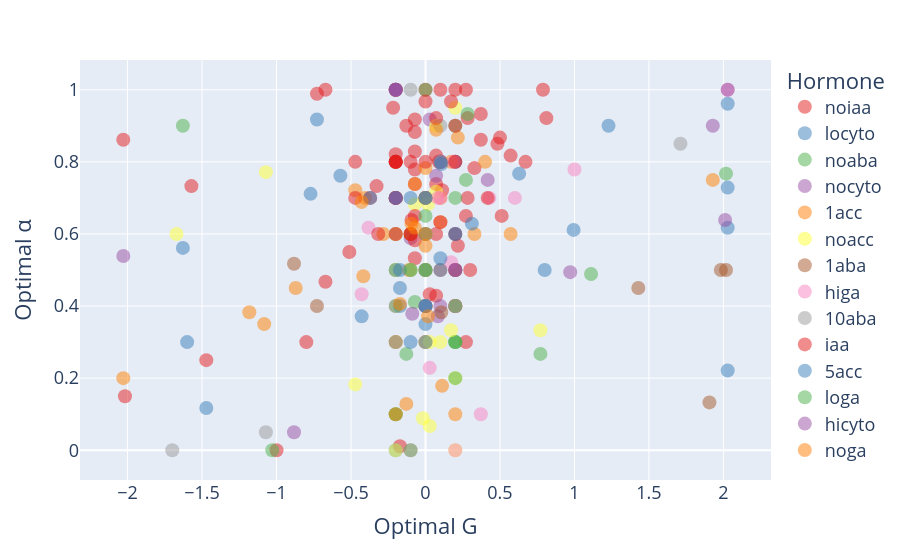

Notebook code cell kept with this figure:
### Code cell
fig = px.scatter(
    hormone_df,
    x="optimal G",
    y="optimal alpha",
    color=hormone_df["hormone"].astype(str),
    hover_name="arbor name",
    opacity=0.5,
    color_discrete_sequence=px.colors.qualitative.Set1,
)

fig.update_traces(marker=dict(size=14))
fig.update_layout(
    font=dict(size=18),
    legend_title_text="Hormone",
    xaxis_title="Optimal G",
    yaxis_title="Optimal α",
    showlegend=True
)

fig.show()
fig.write_html("docs/Optimal_G_alpha_hormone.html")

### Figure 1 — Plotly figure (JSON) as saved in the notebook; plotly's stock layout.template omitted (floating-point values rounded to 4 significant figures)
{"data": [{"hovertemplate": "<b>%{hovertext}</b><br><br>hormone=noiaa<br>optimal G=%{x}<br>optimal alpha=%{y}<extra></extra>", "hovertext": ["248_9_S_noiaa_day9", "058_9_C_noiaa_day9", "248_2_S_noiaa_day9", "058_4_S_noiaa_day9", "248_10_C_noiaa_day9", "1511_2_S_noiaa_day9", "058_2_C_noiaa_day9", "058_8_C_noiaa_day9", "1511_8_S_noiaa_day9", "1511_3_S_noiaa_day9", "058_5_S_noiaa_day9", "248_3_S_noiaa_day9", "1511_1_C_noiaa_day9", "058_1_S_noiaa_day9", "058_10_C_noiaa_day9", "248_1_C_noiaa_day9", "1511_7_S_noiaa_day9", "058_7_C_noiaa_day9", "058_9_S_noiaa_day9", "058_2_S_noiaa_day9", "248_4_S_noiaa_day9", "1511_2_C_noiaa_day9", "248_10_S_noiaa_day9", "058_4_C_noiaa_day9", "1511_4_S_noiaa_day9", "248_2_C_noiaa_day9", "058_7_S_noiaa_day9", "248_1_S_noiaa_day9", "058_10_S_noiaa_day9", "058_1_C_noiaa_day9", "1511_1_S_noiaa_day9", "248_8_C_noiaa_day9", "058_8_S_noiaa_day9", "1511_5_S_noiaa_day9", "248_3_C_noiaa_day9", "058_5_C_noiaa_day9", "248_5_S_noiaa_day9", "1511_3_C_noiaa_day9", "058_3_S_noiaa_day9"], "legendgroup": "noiaa", "marker": {"color": "rgb(228,26,28)", "opacity": 0.5, "size": 14, "symbol": "circle"}, "mode": "markers", "name": "noiaa", "orientation": "v", "showlegend": true, "type": "scatter", "x": [0.1, 0.2, 0.0887, 0.0, 0.0, -0.1, 0.0, 0.0714, 0.0, 0.2714, 0.1, 0.0714, 0.2, -0.1, -0.0714, -0.2, -1.471, -0.0714, 0.3714, 0.1, -0.0714, 0.0714, 0.2173, -0.6714, 0.5714, -0.0714, -0.1714, 0.0, -0.0714, 0.0714, 0.7887, -0.2, -1.0, 0.3286, 0.1113, -0.0714, 0.2714, 0.0286, -0.3286], "xaxis": "x", "y": [1.0, 0.8, 0.8, 0.4, 0.7, 0.6, 0.7, 0.7387, 0.3, 0.3, 0.8, 0.8173, 0.5, 0.8, 0.7786, 0.7, 0.25, 0.7387, 0.8613, 0.8, 0.9173, 0.4286, 0.5673, 0.4673, 0.8173, 0.8286, 0.0113, 1.0, 0.5327, 0.6, 1.0, 0.8214, 0.0, 0.7827, 0.7214, 0.8827, 0.65, 0.4327, 0.7327], "yaxis": "y"}, {"hovertemplate": "<b>%{hovertext}</b><br><br>hormone=locyto<br>optimal G=%{x}<br>optimal alpha=%{y}<extra></extra>", "hovertext": ["LA1511_6_C_locyto_day9", "M248_1_C_locyto_day9", "M248_8_S_locyto_day9", "M058_2_C_locyto_day9", "M058_3_C_locyto_day9", "M248_8_C_locyto_day9", "LA1511_10_C_locyto_day9", "M248_6_S_locyto_day9", "M058_9_C_locyto_day9", "M248_19_C_locyto_day9", "M058_5_S_locyto_day9", "M248_3_S_locyto_day9", "LA1511_6_S_locyto_day9"], "legendgroup": "locyto", "marker": {"color": "rgb(55,126,184)", "opacity": 0.5, "size": 14, "symbol": "circle"}, "mode": "markers", "name": "locyto", "orientation": "v", "showlegend": true, "type": "scatter", "x": [-0.2, 0.0, 0.2, -0.2, 0.2, 0.2, 2.029, -1.471, -1.6, -0.7286, -0.1714, 1.229, 0.994], "xaxis": "x", "y": [0.5, 0.7, 0.6, 0.0, 0.5, 0.8, 0.6173, 0.1173, 0.3, 0.9173, 0.45, 0.9, 0.6113], "yaxis": "y"}, {"hovertemplate": "<b>%{hovertext}</b><br><br>hormone=noaba<br>optimal G=%{x}<br>optimal alpha=%{y}<extra></extra>", "hovertext": ["LA1511_9_C_noaba_day9", "LA1511_7_C_noaba_day9", "M058_3_S_noaba_day9", "M058_7_S_noaba_day9", "LA1511_4_C_noaba_day9", "M058_9_S_noaba_day9", "LA1511_10_S_noaba_day9", "M248_10_S_noaba_day9", "M058_2_S_noaba_day9", "M248_6_C_noaba_day9", "LA1511_3_S_noaba_day9", "LA1511_5_C_noaba_day9"], "legendgroup": "noaba", "marker": {"color": "rgb(77,175,74)", "opacity": 0.5, "size": 14, "symbol": "circle"}, "mode": "markers", "name": "noaba", "orientation": "v", "showlegend": true, "type": "scatter", "x": [0.2, 0.2, 0.2, 0.0, 0.2, -0.2, 1.111, 0.1, -0.1286, 0.2, -0.0714, 0.2714], "xaxis": "x", "y": [0.3, 0.3, 0.3, 1.0, 0.4, 0.1, 0.4887, 0.5, 0.2673, 0.9, 0.4113, 0.75], "yaxis": "y"}, {"hovertemplate": "<b>%{hovertext}</b><br><br>hormone=nocyto<br>optimal G=%{x}<br>optimal alpha=%{y}<extra></extra>", "hovertext": ["LA1511_7_S_nocyto_day9", "LA1511_8_S_nocyto_day9", "LA1511_4_C_nocyto_day9", "M248_5_C_nocyto_day9", "LA1511_3_C_nocyto_day9", "M248_10_C_nocyto_day9", "M248_3_C_nocyto_day9", "LA1511_2_C_nocyto_day9", "M248_7_C_nocyto_day9", "M058_10_S_nocyto_day9", "M248_2_C_nocyto_day9", "LA1511_7_C_nocyto_day9"], "legendgroup": "nocyto", "marker": {"color": "rgb(152,78,163)", "opacity": 0.5, "size": 14, "symbol": "circle"}, "mode": "markers", "name": "nocyto", "orientation": "v", "showlegend": true, "type": "scatter", "x": [0.1, 0.0, 0.1, 0.0286, 0.9714, -0.1, -0.0887, 0.0827, 0.106, -0.8827, 0.0714, 0.4173], "xaxis": "x", "y": [0.5, 0.5, 0.4, 0.9173, 0.494, 0.5887, 0.3786, 0.3714, 0.8, 0.05, 0.7613, 0.75], "yaxis": "y"}, {"hovertemplate": "<b>%{hovertext}</b><br><br>hormone=1acc<br>optimal G=%{x}<br>optimal alpha=%{y}<extra></extra>", "hovertext": ["la1511_2_S_1acc_day9", "la1511_7_C_1acc_day9", "m248_9_C_1acc_day9", "m248_8_C_1acc_day9", "m058_8_S_1acc_day9", "m058_7_S_1acc_day9", "m248_7_C_1acc_day9", "m058_2_C_1acc_day9", "m058_5_C_1acc_day9", "m058_10_S_1acc_day9", "la1511_6_S_1acc_day9", "la1511_4_C_1acc_day9", "m248_2_C_1acc_day9", "m058_2_S_1acc_day9", "la1511_1_S_1acc_day9", "m248_8_S_1acc_day9", "m058_8_C_1acc_day9", "m248_3_C_1acc_day9", "m058_3_S_1acc_day9", "la1511_5_C_1acc_day9", "m058_6_C_1acc_day9", "m248_6_S_1acc_day9", "m248_9_S_1acc_day9", "m058_9_C_1acc_day9", "m058_1_C_1acc_day9", "la1511_2_C_1acc_day9", "m058_4_S_1acc_day9", "m248_4_C_1acc_day9"], "legendgroup": "1acc", "marker": {"color": "rgb(255,127,0)", "opacity": 0.5, "size": 14, "symbol": "circle"}, "mode": "markers", "name": "1acc", "orientation": "v", "showlegend": true, "type": "scatter", "x": [0.2, -0.1, 0.1, 0.1, -0.2, -0.2, 0.2, 0.0, 0.0, -1.083, 1.929, 0.1, 0.1714, -0.406, -2.029, -0.2, -0.2, -0.1113, -1.183, 0.5714, -0.0714, -0.8714, -0.4714, -0.2827, 0.2173, -0.4173, 0.3286, 0.0], "xaxis": "x", "y": [0.4, 0.6, 0.8, 0.7, 0.8, 0.7, 0.5, 0.5, 0.4, 0.35, 0.75, 0.6327, 0.8, 0.7, 0.2, 0.6, 1.0, 0.5, 0.3827, 0.6, 0.7387, 0.45, 0.7214, 0.6, 0.8673, 0.4827, 0.6, 0.7827], "yaxis": "y"}, {"hovertemplate": "<b>%{hovertext}</b><br><br>hormone=noacc<br>optimal G=%{x}<br>optimal alpha=%{y}<extra></extra>", "hovertext": ["la1511_3_S_noacc_day9", "m248_6_C_noacc_day9", "m248_4_S_noacc_day9", "m058_2_S_noacc_day9", "m058_4_C_noacc_day9", "la1511_4_C_noacc_day9", "m058_10_S_noacc_day9", "m248_3_C_noacc_day9", "m248_5_S_noacc_day9", "la1511_6_S_noacc_day9", "m058_8_S_noacc_day9", "m248_2_S_noacc_day9", "la1511_7_C_noacc_day9", "la1511_5_S_noacc_day9", "la1511_3_C_noacc_day9", "m248_6_S_noacc_day9", "m248_5_C_noacc_day9", "m058_3_C_noacc_day9", "m248_3_S_noacc_day9", "m058_5_S_noacc_day9", "m058_8_C_noacc_day9", "la1511_6_C_noacc_day9", "m248_8_S_noacc_day9", "la1511_2_C_noacc_day9", "la1511_4_S_noacc_day9", "m058_10_C_noacc_day9", "m058_1_S_noacc_day9", "m248_7_S_noacc_day9", "m058_7_C_noacc_day9", "m248_1_C_noacc_day9"], "legendgroup": "noacc", "marker": {"color": "rgb(255,255,51)", "opacity": 0.5, "size": 14, "symbol": "circle"}, "mode": "markers", "name": "noacc", "orientation": "v", "showlegend": true, "type": "scatter", "x": [-0.2, -0.2, -0.2, 0.0, -0.2, 0.0, 0.2, -0.2, -0.2, -0.2, 0.0286, 0.0, 0.1714, 0.0, -1.071, 0.0, 0.0714, 0.0173, 0.0, 0.2, -0.0714, 0.1, -0.4714, 0.2, 0.7714, -0.1, -1.671, 0.0286, 0.0714, -0.0173], "xaxis": "x", "y": [0.5, 0.0, 0.6, 0.4, 0.7, 0.5, 0.2, 0.3, 0.5, 1.0, 0.3, 0.7, 0.3327, 0.6, 0.7714, 0.6, 0.9, 0.6827, 0.3, 0.95, 0.6827, 0.3, 0.1827, 0.0, 0.3327, 0.5, 0.6, 0.0673, 0.7173, 0.0887], "yaxis": "y"}, {"hovertemplate": "<b>%{hovertext}</b><br><br>hormone=1aba<br>optimal G=%{x}<br>optimal alpha=%{y}<extra></extra>", "hovertext": ["LA1511_2_C_1aba_day9", "M058_6_C_1aba_day9", "M058_2_S_1aba_day9", "LA1511_1_S_1aba_day9", "LA1511_6_S_1aba_day9", "LA511_5_S_1aba_day9", "LA1511_8_C_1aba_day9", "LA1511_2_S_1aba_day9", "M058_4_C_1aba_day9", "M248_4_S_1aba_day9", "M248_1_C_1aba_day9", "M058_1_S_1aba_day9"], "legendgroup": "1aba", "marker": {"color": "rgb(166,86,40)", "opacity": 0.5, "size": 14, "symbol": "circle"}, "mode": "markers", "name": "1aba", "orientation": "v", "showlegend": true, "type": "scatter", "x": [0.0, 0.2, -0.2, -0.1, -0.2, 2.017, 1.429, -0.7286, 0.106, 1.983, -0.8827, 1.906], "xaxis": "x", "y": [0.7, 0.4, 0.8, 0.6, 0.3, 0.5, 0.45, 0.4, 0.3827, 0.5, 0.5173, 0.1327], "yaxis": "y"}, {"hovertemplate": "<b>%{hovertext}</b><br><br>hormone=higa<br>optimal G=%{x}<br>optimal alpha=%{y}<extra></extra>", "hovertext": ["LA1511_11_S_higa_day9", "M058_5_S_higa_day9", "LA1511_3_C_higa_day9", "M248_2_C_higa_day9", "M248_1_S_higa_day9", "M058_4_S_higa_day9", "M248_4_S_higa_day9", "la1511_10_S_higa_day5", "M058_6_S_higa_day9", "LA1511_5_S_higa_day9", "M058_8_S_higa_day9", "M248_8_C_higa_day9", "M058_7_S_higa_day9", "LA1511_1_C_higa_day9", "M058_2_C_higa_day9", "LA1511_4_S_higa_day9", "M248_5_S_higa_day9", "M058_5_C_higa_day9", "LA1511_6_C_higa_day9", "LA1511_9_C_higa_day9", "LA1511_11_C_higa_day9", "M058_10_C_higa_day9"], "legendgroup": "higa", "marker": {"color": "rgb(247,129,191)", "opacity": 0.5, "size": 14, "symbol": "circle"}, "mode": "markers", "name": "higa", "orientation": "v", "showlegend": true, "type": "scatter", "x": [0.2, -0.1, 0.1, 0.0, -0.2, 0.2, 0.2, 2.029, 0.0, -0.2, 0.0827, 0.1, -0.3827, 0.2, 0.4286, 1.0, 0.1714, 0.0286, -0.4286, 0.6, 0.3714, 0.1887], "xaxis": "x", "y": [0.4, 0.0, 0.8, 0.4, 1.0, 0.0, 0.4, 1.0, 0.4, 0.4, 0.7, 0.7, 0.6173, 0.4, 0.7, 0.7786, 0.5214, 0.2286, 0.4327, 0.7, 0.1, 0.8], "yaxis": "y"}, {"hovertemplate": "<b>%{hovertext}</b><br><br>hormone=10aba<br>optimal G=%{x}<br>optimal alpha=%{y}<extra></extra>", "hovertext": ["M058_7_C_10aba_day9", "M058_8_C_10aba_day9", "M248_10_C_10aba_day9", "M058_9_C_10aba_day9", "LA1511_10_C_10aba_day9", "M058_5_C_10aba_day9", "M058_8_S_10aba_day9", "LA1511_9_S_10aba_day9", "LA1511_1_C_10aba_day9", "M058_6_S_10aba_day9", "M248_6_C_10aba_day9"], "legendgroup": "10aba", "marker": {"color": "rgb(153,153,153)", "opacity": 0.5, "size": 14, "symbol": "circle"}, "mode": "markers", "name": "10aba", "orientation": "v", "showlegend": true, "type": "scatter", "x": [0.0, -0.1, 0.2, 0.1, -0.1, -0.2, -0.2, -1.7, 1.711, -1.071, 0.0], "xaxis": "x", "y": [0.4, 1.0, 0.4, 0.9, 0.5, 0.3, 0.6, 0.0, 0.85, 0.05, 0.7], "yaxis": "y"}, {"hovertemplate": "<b>%{hovertext}</b><br><br>hormone=iaa<br>optimal G=%{x}<br>optimal alpha=%{y}<extra></extra>", "hovertext": ["248_2_S_iaa_day9", "058_8_C_iaa_day9", "058_10_C_iaa_day9", "1511_3_S_iaa_day9", "058_9_C_iaa_day9", "248_3_S_iaa_day9", "1511_2_S_iaa_day9", "058_6_C_iaa_day9", "248_4_S_iaa_day9", "058_4_C_iaa_day9", "248_6_S_iaa_day9", "058_3_C_iaa_day9", "248_9_S_iaa_day9", "1511_10_C_iaa_day9", "248_8_S_iaa_day9", "058_2_C_iaa_day9", "1511_9_S_iaa_day9", "1511_6_S_iaa_day9", "248_7_S_iaa_day9", "058_5_C_iaa_day9", "058_7_S_iaa_day9", "248_5_C_iaa_day9", "1511_4_C_iaa_day9", "248_2_C_iaa_day9", "058_8_S_iaa_day9", "1511_2_C_iaa_day9", "058_1_S_iaa_day9", "248_4_C_iaa_day9", "1511_5_C_iaa_day9", "058_6_S_iaa_day9", "1511_7_C_iaa_day9", "248_6_C_iaa_day9", "058_4_S_iaa_day9", "1511_10_S_iaa_day9", "248_1_C_iaa_day9", "248_9_C_iaa_day9", "1511_8_C_iaa_day9", "248_8_C_iaa_day9", "058_2_S_iaa_day9", "1511_9_C_iaa_day9", "1511_1_C_iaa_day9", "248_10_C_iaa_day9", "058_5_S_iaa_day9", "1511_6_C_iaa_day9", "248_7_C_iaa_day9"], "legendgroup": "iaa", "marker": {"color": "rgb(228,26,28)", "opacity": 0.5, "size": 14, "symbol": "circle"}, "mode": "markers", "name": "iaa", "orientation": "v", "showlegend": true, "type": "scatter", "x": [-0.2, -0.2, 0.2, -0.2, -0.2173, -0.2, 0.5, 0.1714, -0.2, 0.2, 0.5113, -0.0714, -0.3714, -0.7286, -0.5113, 0.6714, 0.0, -2.029, 0.1, -0.2, 0.2, 0.2714, 0.4173, -0.1, -0.2, -0.2, -0.4714, -0.6714, 0.8113, 0.3, -0.3173, 0.4827, -0.1286, -0.094, -0.4714, 0.0714, 0.0, 0.2, -0.8, -1.571, -0.0714, 0.3714, -2.017, 0.2827, 0.2827], "xaxis": "x", "y": [0.7, 1.0, 0.9, 0.8, 0.95, 0.6, 0.8673, 0.9673, 0.8, 0.8, 0.65, 0.5827, 0.7, 0.9887, 0.55, 0.8, 0.8, 0.8613, 0.6327, 0.7, 1.0, 1.0, 0.7, 0.6, 0.8, 0.8, 0.7, 1.0, 0.9214, 0.5, 0.6, 0.85, 0.9, 0.6387, 0.8, 0.9214, 0.9673, 0.6, 0.3, 0.7327, 0.65, 0.9327, 0.15, 0.7, 0.9214], "yaxis": "y"}, {"hovertemplate": "<b>%{hovertext}</b><br><br>hormone=5acc<br>optimal G=%{x}<br>optimal alpha=%{y}<extra></extra>", "hovertext": ["m058_5_S_5acc_day9", "m248_5_C_5acc_day9", "m058_7_C_5acc_day9", "m248_7_S_5acc_day9", "m058_3_S_5acc_day9", "m248_10_C_5acc_day9", "m058_9_C_5acc_day9", "m248_4_C_5acc_day9", "m248_1_S_5acc_day9", "m058_1_C_5acc_day9", "la1511_7_S_5acc_day9", "la1511_2_S_5acc_day9", "m058_4_C_5acc_day9", "m248_4_S_5acc_day9", "m248_9_C_5acc_day9", "m058_9_S_5acc_day9", "m248_10_S_5acc_day9", "m058_6_S_5acc_day9", "m248_6_C_5acc_day9", "m248_8_C_5acc_day9", "la1511_4_S_5acc_day9", "m248_2_S_5acc_day9", "m058_2_C_5acc_day9", "la1511_1_C_5acc_day9", "m058_7_S_5acc_day9", "m248_7_C_5acc_day9", "la1511_6_C_5acc_day9", "m058_5_C_5acc_day9", "m248_5_S_5acc_day9", "la1511_3_S_5acc_day9", "m058_10_C_5acc_day9"], "legendgroup": "5acc", "marker": {"color": "rgb(55,126,184)", "opacity": 0.5, "size": 14, "symbol": "circle"}, "mode": "markers", "name": "5acc", "orientation": "v", "showlegend": true, "type": "scatter", "x": [-0.2, 0.0, 0.2, -0.2, -0.2, 0.1, -0.1, 0.0, 0.8, -0.1, -0.7714, -1.629, 0.0, -0.5714, 0.0, 0.0, -0.4286, 0.0, 0.1, -0.1714, -0.2, 0.0, 0.6286, 2.029, 2.029, 0.3113, 2.029, -0.3714, 0.106, 0.0, -0.1714], "xaxis": "x", "y": [1.0, 0.7, 0.6, 0.7, 0.5, 0.8, 0.3, 0.6, 0.5, 0.7, 0.7113, 0.5613, 0.4, 0.7613, 0.4, 0.6, 0.3714, 0.3, 0.5327, 0.5, 0.7, 0.35, 0.7673, 0.9613, 0.2214, 0.6286, 0.7286, 0.7, 0.794, 0.5, 0.4], "yaxis": "y"}, {"hovertemplate": "<b>%{hovertext}</b><br><br>hormone=loga<br>optimal G=%{x}<br>optimal alpha=%{y}<extra></extra>", "hovertext": ["M248_3_C_loga_day9", "LA1511_10_S_loga_day9", "LA1511_9_S_loga_day9", "LA1511_11_S_loga_day9", "M248_7_C_loga_day9", "LA1511_4_S_loga_day9", "M058_10_C_loga_day9", "M058_1_S_loga_day9", "M058_3_C_loga_day9", "M248_3_S_loga_day9", "LA1511_5_S_loga_day9", "M248_10_S_loga_day9", "M058_9_S_loga_day9", "M248_9_C_loga_day9"], "legendgroup": "loga", "marker": {"color": "rgb(77,175,74)", "opacity": 0.5, "size": 14, "symbol": "circle"}, "mode": "markers", "name": "loga", "orientation": "v", "showlegend": true, "type": "scatter", "x": [0.2, 0.2, 0.2, 2.017, -0.2, 0.0, -0.1, -0.1, 0.2827, -0.2, -1.029, -1.629, 0.0, 0.7714], "xaxis": "x", "y": [0.2, 0.4, 0.7, 0.7673, 0.1, 0.5, 0.5, 0.0, 0.9327, 0.4, 0.0, 0.9, 0.65, 0.2673], "yaxis": "y"}, {"hovertemplate": "<b>%{hovertext}</b><br><br>hormone=hicyto<br>optimal G=%{x}<br>optimal alpha=%{y}<extra></extra>", "hovertext": ["M058_1_C_hicyto_day9", "LA1511_5_C_hicyto_day9", "M248_5_C_hicyto_day9", "M248_4_C_hicyto_day9", "LA1511_8_C_hicyto_day9", "M248_6_S_hicyto_day9", "M248_7_S_hicyto_day9", "M058_8_C_hicyto_day9", "M058_4_S_hicyto_day9", "LA1511_7_S_hicyto_day9"], "legendgroup": "hicyto", "marker": {"color": "rgb(152,78,163)", "opacity": 0.5, "size": 14, "symbol": "circle"}, "mode": "markers", "name": "hicyto", "orientation": "v", "showlegend": true, "type": "scatter", "x": [0.2, -0.2, -0.2, -0.2, 0.2, -0.2, 2.011, 2.029, -2.029, 1.929], "xaxis": "x", "y": [0.5, 1.0, 1.0, 1.0, 0.5, 0.7, 0.6387, 1.0, 0.5387, 0.9], "yaxis": "y"}, {"hovertemplate": "<b>%{hovertext}</b><br><br>hormone=noga<br>optimal G=%{x}<br>optimal alpha=%{y}<extra></extra>", "hovertext": ["M248_9_C_noga_day9", "M058_10_S_noga_day9", "M248_8_S_noga_day9", "LA1511_1_S_noga_day9", "M058_7_C_noga_day9", "M248_7_S_noga_day9", "M248_9_S_noga_day9", "M058_3_S_noga_day9", "M058_6_C_noga_day9", "M248_1_S_noga_day9", "M058_1_C_noga_day9", "M248_4_C_noga_day9", "LA1511_8_S_noga_day9"], "legendgroup": "noga", "marker": {"color": "rgb(255,127,0)", "opacity": 0.5, "size": 14, "symbol": "circle"}, "mode": "markers", "name": "noga", "orientation": "v", "showlegend": true, "type": "scatter", "x": [0.0, -0.2, 0.0, 0.1113, -0.0714, 0.2, -0.4286, -0.1714, -0.094, 0.0173, -0.1286, 0.0714, 0.4], "xaxis": "x", "y": [0.6, 0.1, 0.5673, 0.1786, 0.6173, 0.1, 0.6887, 0.406, 0.6286, 0.3714, 0.1286, 0.8887, 0.8], "yaxis": "y"}], "layout": {"autosize": true, "font": {"size": 18}, "legend": {"title": {"text": "Hormone"}, "tracegroupgap": 0}, "margin": {"t": 60}, "showlegend": true, "xaxis": {"anchor": "y", "autorange": true, "domain": [0, 1], "range": [-2.302, 2.302], "title": {"text": "Optimal G"}, "type": "linear"}, "yaxis": {"anchor": "x", "autorange": true, "domain": [0, 1], "range": [-0.1094, 1.109], "title": {"text": "Optimal α"}, "type": "linear"}}}
